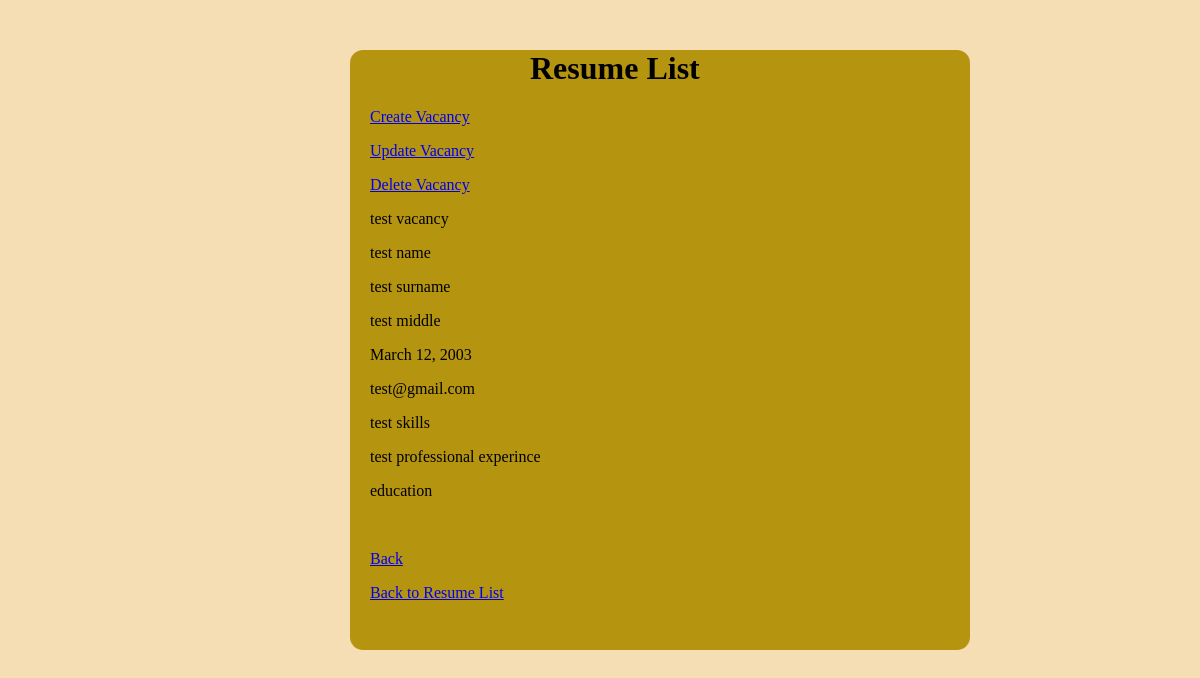
Page /resume-list/detail/test_vacancy-test_name/ on the earlier database version.
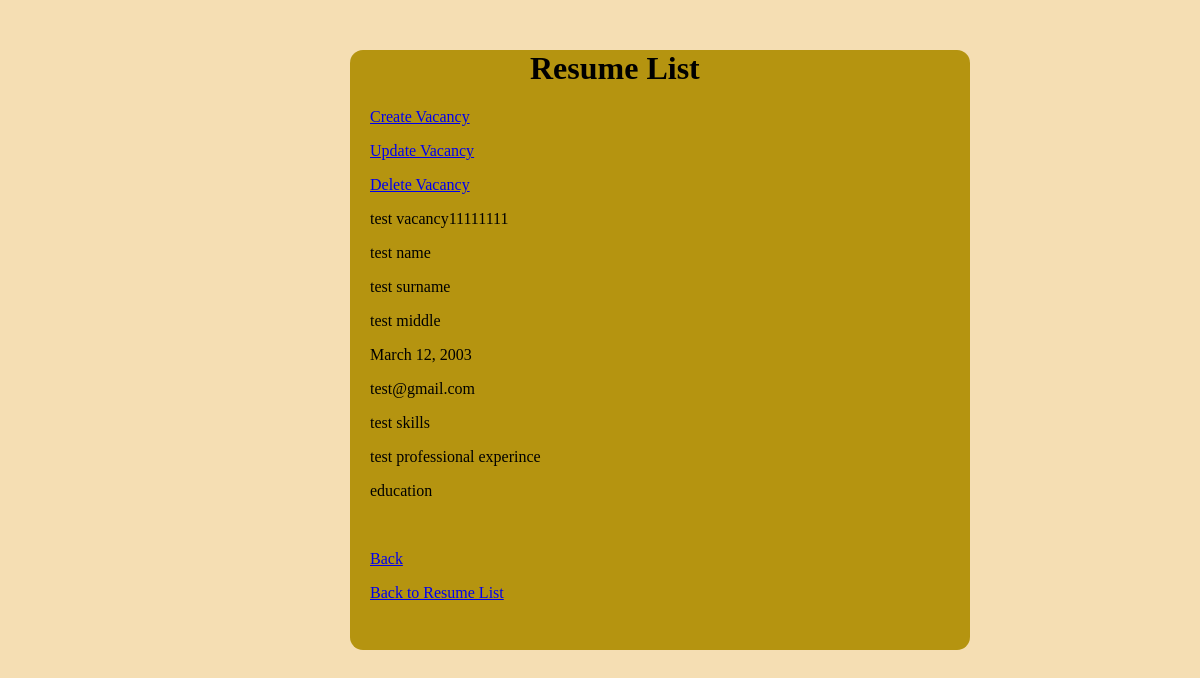
Same page on the later database version.
### applicant_app/models.py (models this page shows, shortened)
class Resume(models.Model):
    name_vacancy = models.CharField(max_length=255)
    name = models.CharField(max_length=55)
    surname = models.CharField(max_length=55)
    middle_name = models.CharField(max_length=55)
    date_born = models.DateField()
    email = models.EmailField()
    skills = models.CharField(max_length=55)
    professional_experience = models.CharField(max_length=55)
    education = models.CharField(max_length=55)
    slug = models.SlugField(max_length=255, unique=True, blank=True)

### employer_app/views.py (the view)
# urls.py: path('resume-list/detail/<slug:resume_slug>/', resume_detail_view, name='resume_detail'),
def resume_detail_view(request, resume_slug):
    resume = Resume.objects.get(slug=resume_slug)
    context = {'resume_slug': resume}
    return render(request, 'employer_app/resume_detail.html', context)

### employer_app/templates/employer_app/resume_detail.html (shortened to what this page needs)
{% extends 'applicant_app/base.html' %}
{% block content %}
<div class="div_resume_detail">
    <h1>Resume List</h1>
    <p><a href="{% url 'vacancy_create' %}">Create Vacancy</a></p>
    <p><a href="{% url 'vacancy_update' resume_slug.pk %}">Update Vacancy</a></p>
    <p><a href="{% url 'vacancy_delete' %}">Delete Vacancy</a></p>
    <p>{{ resume_slug.name_vacancy }}</p>
    <p>{{ resume_slug.name }}</p>
    <p>{{ resume_slug.surname }}</p>
    <p>{{ resume_slug.middle_name }}</p>
    <p>{{ resume_slug.date_born }}</p>
    <p>{{ resume_slug.email }}</p>
    <p>{{ resume_slug.skills }}</p>
    <p>{{ resume_slug.professional_experience }}</p>
    <p>{{ resume_slug.education }}</p>
    <br>
    <p><a href="{% url 'main' %}">Back</a></p>
    <p><a href="{% url 'resume_list' %}">Back to Resume List</a></p>
</div>
{% endblock content %}

Differences in the rows shown:
changed Resume "test name": name_vacancy "test vacancy" → "test vacancy11111111"
